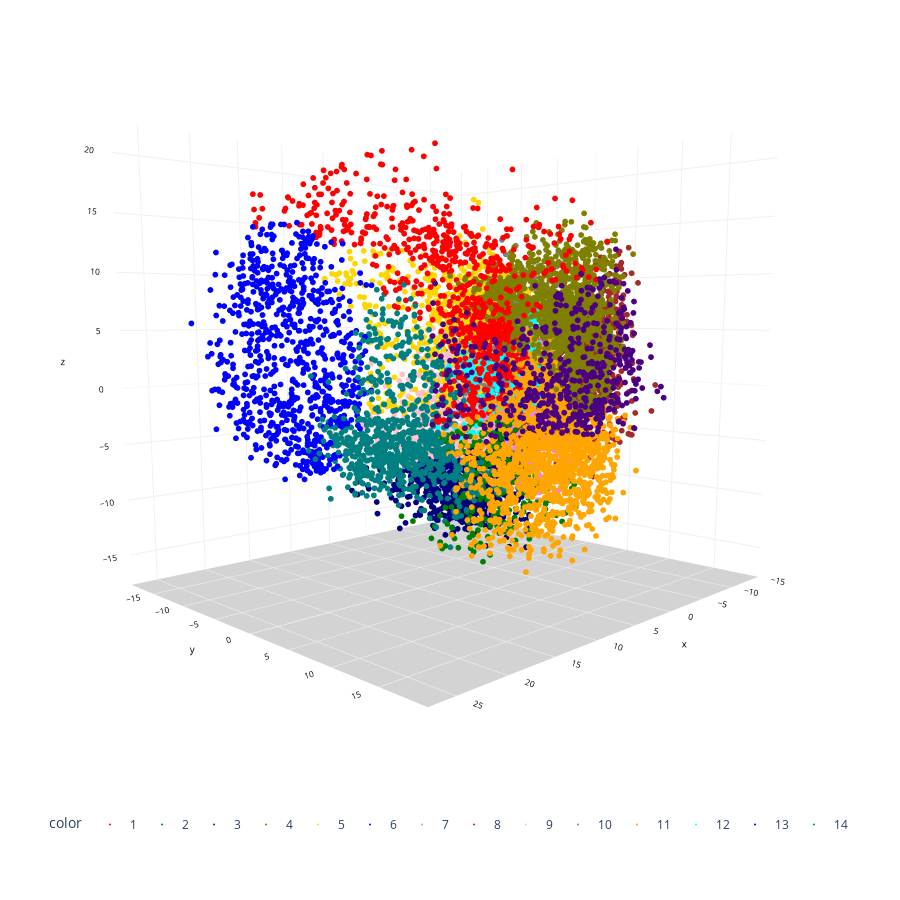

The cell this chart's notebook holds for it:
### Code cell
colors = ['red', 'green', 'indigo', 'olive', 'gold', 'blue', 'violet', 'brown', 'pink', 'gray', 'orange', 'cyan', 'navy', 'teal', 'lightgreen', 'lightskyblue', 'silver', 'tan', 'yellow', 'purple', 'moccasin', 'bisque', 'wheat', 'peachpuff', 'navajowhite', 'salmon', 'crimson', 'palevioletred', 'darksalmon', 'lightcoral', 'hotpink', 'palegoldenrod', 'plum', 'maroon', 'darkkhaki', 'orchid', 'thistle', 'lightgray', 'lightblue', 'lightyellow', 'lavender', 'linen']
fig = px.scatter_3d(None, 
                    x=X_trans3[:,0], y=X_trans3[:,1], z=X_trans3[:,2],
                    color=y.astype(str),
                    color_discrete_sequence=colors,  # Assign colors to clusters
                    height=900, width=900
                   )

# Update chart looks
# https://plotly.com/python/3d-camera-controls/
fig.update_layout(#title_text="Scatter 3D Plot",
                  showlegend=True,
                  legend=dict(orientation="h", yanchor="top", y=0.05, xanchor="center", x=0.5),
                  scene_camera=dict(up=dict(x=0, y=0, z=1), 
                                    center=dict(x=0, y=0, z=-0.2),
                                    eye=dict(x=1.5, y=1.5, z=0.1)),
                                    #eye=dict(x=1.5, y=-1.5, z=0.1)),
                                    #eye=dict(x=-1.5, y=-1.5, z=0.1)),
                                    #eye=dict(x=0, y=0.1, z=2)),
                                    #eye=dict(x=0, y=0.1, z=-2)),
                  margin=dict(l=50, r=50, b=50, t=50),  # Increase plot's margin
                  scene = dict(xaxis=dict(backgroundcolor='white',
                                          color='black',
                                          gridcolor='#f0f0f0',
                                          title_font=dict(size=10),
                                          tickfont=dict(size=10),
                                         ),
                               yaxis=dict(backgroundcolor='white',
                                          color='black',
                                          gridcolor='#f0f0f0',
                                          title_font=dict(size=10),
                                          tickfont=dict(size=10),
                                          ),
                               zaxis=dict(backgroundcolor='lightgrey',
                                          color='black', 
                                          gridcolor='#f0f0f0',
                                          title_font=dict(size=10),
                                          tickfont=dict(size=10),
                                         )))

# Update marker size
fig.update_traces(marker=dict(size=2))

pio.write_image(fig, '/Users/joycelin/Documents/UW/Course/STAT527/Project/images/isomap3D_k14_1.png')
#pio.write_image(fig, '/Users/joycelin/Documents/UW/Course/STAT527/Project/images/isomap3D_k14_2.png')
#pio.write_image(fig, '/Users/joycelin/Documents/UW/Course/STAT527/Project/images/isomap3D_k14_3.png')
#pio.write_image(fig, '/Users/joycelin/Documents/UW/Course/STAT527/Project/images/isomap3D_k14_4.png')

fig.show()

### Figure 1 — Plotly figure (JSON) as saved in the notebook; plotly's stock layout.template omitted (floating-point values rounded to 4 significant figures; data arrays with more than 128 entries replaced by an {"elided": "..."} marker saying what was removed)
{"data": [{"hovertemplate": "color=1<br>x=%{x}<br>y=%{y}<br>z=%{z}<extra></extra>", "legendgroup": "1", "marker": {"color": "red", "size": 2, "symbol": "circle"}, "mode": "markers", "name": "1", "scene": "scene", "showlegend": true, "type": "scatter3d", "x": {"elided": "866 float values"}, "y": {"elided": "866 float values"}, "z": {"elided": "866 float values"}}, {"hovertemplate": "color=2<br>x=%{x}<br>y=%{y}<br>z=%{z}<extra></extra>", "legendgroup": "2", "marker": {"color": "green", "size": 2, "symbol": "circle"}, "mode": "markers", "name": "2", "scene": "scene", "showlegend": true, "type": "scatter3d", "x": {"elided": "254 float values"}, "y": {"elided": "254 float values"}, "z": {"elided": "254 float values"}}, {"hovertemplate": "color=3<br>x=%{x}<br>y=%{y}<br>z=%{z}<extra></extra>", "legendgroup": "3", "marker": {"color": "indigo", "size": 2, "symbol": "circle"}, "mode": "markers", "name": "3", "scene": "scene", "showlegend": true, "type": "scatter3d", "x": {"elided": "517 float values"}, "y": {"elided": "517 float values"}, "z": {"elided": "517 float values"}}, {"hovertemplate": "color=4<br>x=%{x}<br>y=%{y}<br>z=%{z}<extra></extra>", "legendgroup": "4", "marker": {"color": "olive", "size": 2, "symbol": "circle"}, "mode": "markers", "name": "4", "scene": "scene", "showlegend": true, "type": "scatter3d", "x": {"elided": "1657 float values"}, "y": {"elided": "1657 float values"}, "z": {"elided": "1657 float values"}}, {"hovertemplate": "color=5<br>x=%{x}<br>y=%{y}<br>z=%{z}<extra></extra>", "legendgroup": "5", "marker": {"color": "gold", "size": 2, "symbol": "circle"}, "mode": "markers", "name": "5", "scene": "scene", "showlegend": true, "type": "scatter3d", "x": {"elided": "758 float values"}, "y": {"elided": "758 float values"}, "z": {"elided": "758 float values"}}, {"hovertemplate": "color=6<br>x=%{x}<br>y=%{y}<br>z=%{z}<extra></extra>", "legendgroup": "6", "marker": {"color": "blue", "size": 2, "symbol": "circle"}, "mode": "markers", "name": "6", "scene": "scene", "showlegend": true, "type": "scatter3d", "x": {"elided": "786 float values"}, "y": {"elided": "786 float values"}, "z": {"elided": "786 float values"}}, {"hovertemplate": "color=7<br>x=%{x}<br>y=%{y}<br>z=%{z}<extra></extra>", "legendgroup": "7", "marker": {"color": "violet", "size": 2, "symbol": "circle"}, "mode": "markers", "name": "7", "scene": "scene", "showlegend": true, "type": "scatter3d", "x": {"elided": "910 float values"}, "y": {"elided": "910 float values"}, "z": {"elided": "910 float values"}}, {"hovertemplate": "color=8<br>x=%{x}<br>y=%{y}<br>z=%{z}<extra></extra>", "legendgroup": "8", "marker": {"color": "brown", "size": 2, "symbol": "circle"}, "mode": "markers", "name": "8", "scene": "scene", "showlegend": true, "type": "scatter3d", "x": {"elided": "1210 float values"}, "y": {"elided": "1210 float values"}, "z": {"elided": "1210 float values"}}, {"hovertemplate": "color=9<br>x=%{x}<br>y=%{y}<br>z=%{z}<extra></extra>", "legendgroup": "9", "marker": {"color": "pink", "size": 2, "symbol": "circle"}, "mode": "markers", "name": "9", "scene": "scene", "showlegend": true, "type": "scatter3d", "x": {"elided": "542 float values"}, "y": {"elided": "542 float values"}, "z": {"elided": "542 float values"}}, {"hovertemplate": "color=10<br>x=%{x}<br>y=%{y}<br>z=%{z}<extra></extra>", "legendgroup": "10", "marker": {"color": "gray", "size": 2, "symbol": "circle"}, "mode": "markers", "name": "10", "scene": "scene", "showlegend": true, "type": "scatter3d", "x": {"elided": "1212 float values"}, "y": {"elided": "1212 float values"}, "z": {"elided": "1212 float values"}}, {"hovertemplate": "color=11<br>x=%{x}<br>y=%{y}<br>z=%{z}<extra></extra>", "legendgroup": "11", "marker": {"color": "orange", "size": 2, "symbol": "circle"}, "mode": "markers", "name": "11", "scene": "scene", "showlegend": true, "type": "scatter3d", "x": {"elided": "1382 float values"}, "y": {"elided": "1382 float values"}, "z": {"elided": "1382 float values"}}, {"hovertemplate": "color=12<br>x=%{x}<br>y=%{y}<br>z=%{z}<extra></extra>", "legendgroup": "12", "marker": {"color": "cyan", "size": 2, "symbol": "circle"}, "mode": "markers", "name": "12", "scene": "scene", "showlegend": true, "type": "scatter3d", "x": {"elided": "346 float values"}, "y": {"elided": "346 float values"}, "z": {"elided": "346 float values"}}, {"hovertemplate": "color=13<br>x=%{x}<br>y=%{y}<br>z=%{z}<extra></extra>", "legendgroup": "13", "marker": {"color": "navy", "size": 2, "symbol": "circle"}, "mode": "markers", "name": "13", "scene": "scene", "showlegend": true, "type": "scatter3d", "x": {"elided": "732 float values"}, "y": {"elided": "732 float values"}, "z": {"elided": "732 float values"}}, {"hovertemplate": "color=14<br>x=%{x}<br>y=%{y}<br>z=%{z}<extra></extra>", "legendgroup": "14", "marker": {"color": "teal", "size": 2, "symbol": "circle"}, "mode": "markers", "name": "14", "scene": "scene", "showlegend": true, "type": "scatter3d", "x": {"elided": "828 float values"}, "y": {"elided": "828 float values"}, "z": {"elided": "828 float values"}}], "layout": {"height": 900, "legend": {"orientation": "h", "title": {"text": "color"}, "tracegroupgap": 0, "x": 0.5, "xanchor": "center", "y": 0.05, "yanchor": "top"}, "margin": {"b": 50, "l": 50, "r": 50, "t": 50}, "scene": {"camera": {"center": {"x": 0, "y": 0, "z": -0.2}, "eye": {"x": 1.5, "y": 1.5, "z": 0.1}, "up": {"x": 0, "y": 0, "z": 1}}, "domain": {"x": [0, 1], "y": [0, 1]}, "xaxis": {"backgroundcolor": "white", "color": "black", "gridcolor": "#f0f0f0", "tickfont": {"size": 10}, "title": {"font": {"size": 10}, "text": "x"}}, "yaxis": {"backgroundcolor": "white", "color": "black", "gridcolor": "#f0f0f0", "tickfont": {"size": 10}, "title": {"font": {"size": 10}, "text": "y"}}, "zaxis": {"backgroundcolor": "lightgrey", "color": "black", "gridcolor": "#f0f0f0", "tickfont": {"size": 10}, "title": {"font": {"size": 10}, "text": "z"}}}, "showlegend": true, "width": 900}}
